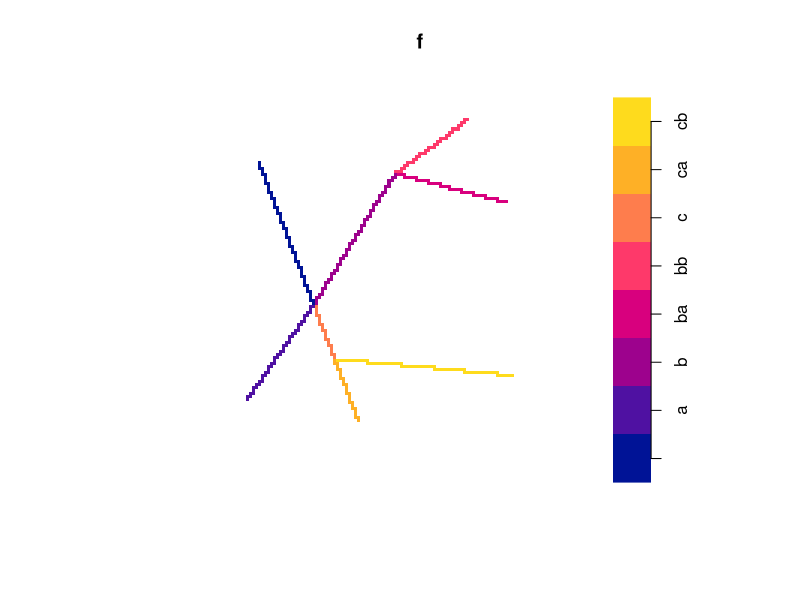

This figure's R source:
library(spatstat)


### Name: branchlabelfun
### Title: Tree Branch Membership Labelling Function
### Aliases: branchlabelfun
### Keywords: spatial math

### ** Examples

  # make a simple tree
  m <- simplenet$m
  m[8,10] <- m[10,8] <- FALSE
  L <- linnet(vertices(simplenet), m)
  # make function
  f <- branchlabelfun(L, 1)
  plot(f)
  X <- runiflpp(5, L)
  f(X)
